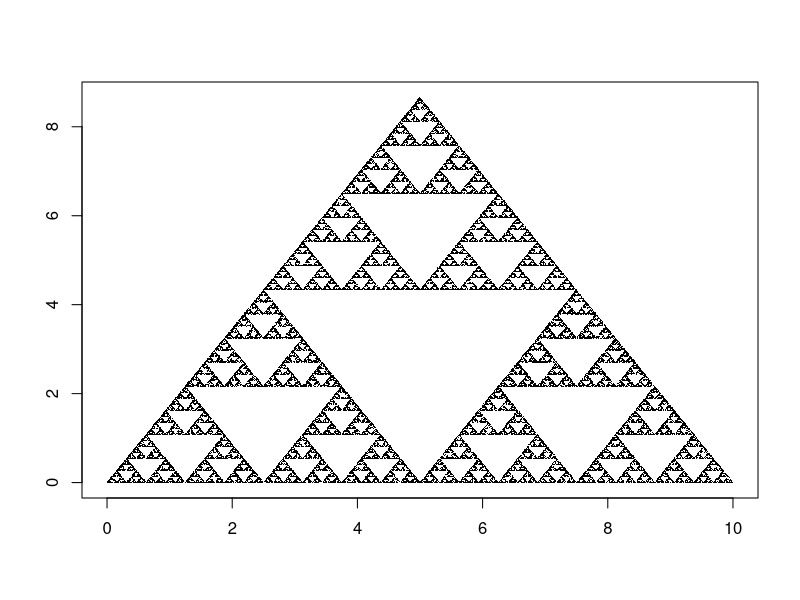

Here is the R script that generated this plot: (Note: this script raises an error after producing the figure.)
## ---- chunk 1
## CREATE THE TRIANGLE WITH SIDES OF LENGTH a, CREATING n POINTS, AND        ##
## STARTING POINT AT (startx, starty)                                        ##
createTriange <- function(a = 10, n = 50000, startx = a / 2, 
                          starty = sqrt(3) * a / 4){
        
        ## ESTABLISH THE CORNERS OF THE TRIANGLE                             ##
        ## corner1 IS THE FIRST POINT AT THE ORIGIN; corner2 IS THE SECOND   ##
        ## POINT AT A DISTANCE OF a FROM corner1 AND HALFWAY (ON THE X AXIS) ##
        ## BETWEEN corner1 AND corner3; corner3 IS ON THE X AXIS A DISTANCE  ##
        ## OF a FROM corner1 and corner2                                     ##
        corner1 <- data.frame(x = 0, y = 0) 
        corner2 <- data.frame(x = a / 2, y = sqrt(3) * a / 2)
        corner3 <- data.frame(x = a, y = 0) 
        
        ## CREATE THE STARTING POINT                                         ##
        starting_point <- data.frame(x = startx, y = starty)
        
        ## ADD THE ESTABLISHED POINTS TO THE all_points DATA FRAME - THESE   ##
        ## WILL BE PLOTTED WILL ALL OF THE OTHER POINTS THAT ARE CREATED     ##
        all_points <- data.frame(starting_point)
        
        ## LOOP TO CREATE n POINTS                                           ##
        for(i in 1:n){
                ## CREATE A RANDOM NUMBER BETWEEN 1 AND 4 (ONE FOR EACH      ##
                ## CORNER)                                                   ##
                rand_num <- sample(1:3, 1)
                
                ## PICK A CORNER TO GO TOWARDS BASED ON THE RANDOM NUMBER    ##
                tmp_corn <- if(rand_num == 1){
                        corner1
                } else if(rand_num == 2){
                        corner2
                } else {
                        corner3
                }
                
                ## FIND THE DISTANCE THAT IS HALFWAY BETWEEN THE CORNER AND  ##
                ## POINT WE ARE CURRENTLY AT                                 ##
                tmp_dist <- sqrt((all_points$x[i] - tmp_corn$x)^2 + (all_points$y[i] - tmp_corn$y)^2) / 2
                
                ## FIND THE SLOPE FROM THE CURRENT POINT TO THE CORNER POINT ##
                tmp_slope <- (all_points$y[i] - tmp_corn$y) / (all_points$x[i] - tmp_corn$x)
                
                ## CREATE THE DIVIDEND FOR THE EQUATIONS BELOW               ##
                tmp_r <- sqrt(1 + (tmp_slope)^2)
                
                ## FIND THE NEW VALUE OF X (ADDING OR SUBTRACTING DEPENDING  ##
                ## ON WHERE THE POINT IS IN REGARDS TO WHERE IT IS GOING)    ##
                x <- if(all_points$x[i] < tmp_corn$x) {
                        all_points$x[i] + (tmp_dist / tmp_r)
                } else if(all_points$x[i] > tmp_corn$x){
                        all_points$x[i] - (tmp_dist / tmp_r)
                } else {
                        all_points$x[i]
                }
                
                ## FIND THE NEW VALUE OF Y (ADDING OR SUBTRACTING DEPENDING  ##
                ## ON WHERE THE POINT IS IN REGARDS TO WHERE IT IS GOING)    ##
                y <- if ((all_points$y[i] >= tmp_corn$y) & (all_points$x[i] 
                                                            >= tmp_corn$x)){
                        all_points$y[i] - (tmp_dist * tmp_slope / tmp_r)
                } else if ((all_points$y[i] >= tmp_corn$y) & (all_points$x[i] 
                                                              < tmp_corn$x)){
                        all_points$y[i] + (tmp_dist * tmp_slope / tmp_r)
                } else if ((all_points$y[i] < tmp_corn$y) & (all_points$x[i] 
                                                             >= tmp_corn$x)){
                        all_points$y[i] - (tmp_dist * tmp_slope / tmp_r)        
                } else {
                        all_points$y[i] + (tmp_dist * tmp_slope / tmp_r)
                }
                
                ## PUT X AND Y TOGETHER IN THE NEW POINT                     ##
                tmp_point <- c(x, y)
                
                ## ADD THE NEW POINT TO THE FRAME OF ALL POINTS              ##
                all_points <- rbind(all_points, tmp_point)
        }
        
        ## ADD THE CORNERS TO THE LIST OF POINTS TO BE PLOTTED               ##
        all_points <- rbind(all_points, corner1, corner2, corner3)
        
        ## PLOT THE POINTS                                                   ##
        plot(all_points$x, all_points$y, pch = ".", xlab = "", ylab = "")
}

createTriange()
## ---- chunk 2
## CREATE THE SQUARE WITH SIDES OF LENGTH a, CREATING n POINTS, AND          ##
## STARTING POINT AT (startx, starty)                                        ##
createSquare <- function(a = 10, n = 50000, startx = a / 2, 
                          starty = a / 2){
        
        ## ESTABLISH THE CORNERS OF THE SQUARE                               ##
        ## corner1 IS THE FIRST POINT AT THE ORIGIN; corner2 IS THE SECOND   ##
        ## POINT AT (0, a), corner3 IS THE THIRD POINT AT (a, a), AND        ##
        ## CORNER 4 IS THE LAST POINT AT (a, 0)                              ##
        corner1 <- data.frame(x = 0, y = 0) 
        corner2 <- data.frame(x = 0, y = a)
        corner3 <- data.frame(x = a, y = a) 
        corner4 <- data.frame(x = a, y = 0)
        midpoint1 <- data.frame(x = 0, y = a / 2)
        midpoint2 <- data.frame(x = a / 2, y = a)
        midpoint3 <- data.frame(x = a, y = a / 2)
        midpoint4 <- data.frame(x = a / 2, y = 0)
        
        ## CREATE THE STARTING POINT                                         ##
        starting_point <- data.frame(x = startx, y = starty)
        
        ## ADD THE ESTABLISHED POINTS TO THE all_points DATA FRAME - THESE   ##
        ## WILL BE PLOTTED WILL ALL OF THE OTHER POINTS THAT ARE CREATED     ##
        all_points <- data.frame(starting_point)
        
        ## LOOP TO CREATE n POINTS                                           ##
        for(i in 1:n){
                ## CREATE A RANDOM NUMBER BETWEEN 1 AND 4 (ONE FOR EACH      ##
                ## CORNER)                                                   ##
                rand_num <- sample(1:8, 1)
                
                ## PICK A CORNER TO GO TOWARDS BASED ON THE RANDOM NUMBER    ##
                tmp_corn <- if (rand_num == 1) { 
                        corner1
                } else if (rand_num == 2) {
                        corner2
                } else if (rand_num == 3) {
                        corner3
                } else if (rand_num == 4) {
                        corner4
                } else if (rand_num == 5) {
                        midpoint1
                } else if (rand_num == 6) {
                        midpoint2
                } else if (rand_num == 7) {
                        midpoint3
                } else{
                        midpoint4
                }
                
                ## FIND THE DISTANCE THAT IS HALFWAY BETWEEN THE CORNER AND  ##
                ## POINT WE ARE CURRENTLY AT                                 ##
                tmp_dist <- sqrt((all_points$x[i] - tmp_corn$x)^2 + (all_points$y[i] - tmp_corn$y)^2) * (2 / 3)
                
                ## FIND THE SLOPE FROM THE CURRENT POINT TO THE CORNER POINT ##
                tmp_slope <- (all_points$y[i] - tmp_corn$y) / (all_points$x[i] - tmp_corn$x)
                
                ## CREATE THE DIVIDEND FOR THE EQUATIONS BELOW               ##
                tmp_r <- sqrt(1 + (tmp_slope)^2)
                
                ## FIND THE NEW VALUE OF X (ADDING OR SUBTRACTING DEPENDING  ##
                ## ON WHERE THE POINT IS IN REGARDS TO WHERE IT IS GOING)    ##
                x <- if(all_points$x[i] < tmp_corn$x) {
                        all_points$x[i] + (tmp_dist / tmp_r)
                } else if(all_points$x[i] > tmp_corn$x){
                        all_points$x[i] - (tmp_dist / tmp_r)
                } else {
                        all_points$x[i]
                }
                
                ## FIND THE NEW VALUE OF Y (ADDING OR SUBTRACTING DEPENDING  ##
                ## ON WHERE THE POINT IS IN REGARDS TO WHERE IT IS GOING)    ##
                y <- if ((all_points$y[i] >= tmp_corn$y) & (all_points$x[i] 
                                                            >= tmp_corn$x)){
                        all_points$y[i] - (tmp_dist * tmp_slope / tmp_r)
                } else if ((all_points$y[i] >= tmp_corn$y) & (all_points$x[i] 
                                                              < tmp_corn$x)){
                        all_points$y[i] + (tmp_dist * tmp_slope / tmp_r)
                } else if ((all_points$y[i] < tmp_corn$y) & (all_points$x[i] 
                                                             >= tmp_corn$x)){
                        all_points$y[i] - (tmp_dist * tmp_slope / tmp_r)        
                } else {
                        all_points$y[i] + (tmp_dist * tmp_slope / tmp_r)
                }
                
                ## PUT X AND Y TOGETHER IN THE NEW POINT                     ##
                tmp_point <- c(x, y)
                
                ## ADD THE NEW POINT TO THE FRAME OF ALL POINTS              ##
                all_points <- rbind(all_points, tmp_point)
        }
        
        ## ADD THE CORNERS TO THE LIST OF POINTS TO BE PLOTTED               ##
        all_points <- rbind(all_points, corner1, corner2, corner3, corner4,
                            midpoint1, midpoint2, midpoint3, midpoint4)
        
        ## PLOT THE POINTS                                                   ##
        plot(all_points$x, all_points$y, pch = ".", xlab = "", ylab = "")
}

createSquare()
